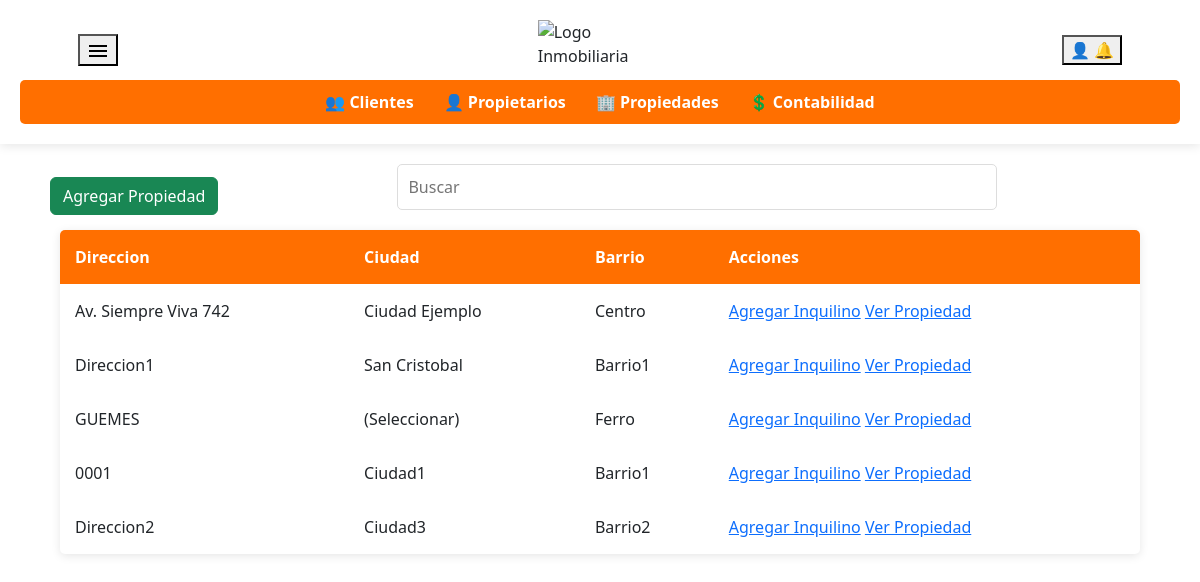
Screenshot of /propiedades.php with the database file from the repository.
### tables this page shows
CREATE TABLE `propiedades` (
  `PropiedadID` int(11) NOT NULL,
  `Fecha` date NOT NULL,
  `Barrio` varchar(100) NOT NULL,
  `Ciudad` varchar(100) NOT NULL,
  `Direccion` varchar(100) NOT NULL,
  `Nro` varchar(20) DEFAULT NULL,
  `Dominio` varchar(50) DEFAULT NULL,
  `NroPartida` varchar(50) DEFAULT NULL,
  `Estado` enum('Alquilada','En Venta') NOT NULL,
  `ClienteID` int(11) DEFAULT NULL
);

### propiedades.php (the view, shortened to what this page needs)
<!DOCTYPE html>
<html lang="es">
<head>
    <link rel="stylesheet" href="https://cdnjs.cloudflare.com/ajax/libs/font-awesome/6.0.0/css/all.min.css">
    <link rel="stylesheet" href="styles.css">
    <link href="https://cdn.jsdelivr.net/npm/bootstrap@5.3.3/dist/css/bootstrap.min.css" rel="stylesheet">
    <link rel="stylesheet" href="//cdn.datatables.net/2.2.2/css/dataTables.dataTables.min.css">
</head>
<body>
    <header>
        <div class="header-content">
            <div class="dropdown">
                <button type="button" data-bs-toggle="dropdown" aria-expanded="false">
                    <svg xmlns="http://www.w3.org/2000/svg" height="24px" viewBox="0 -960 960 960" width="24px" fill="#000000">
                        <path d="M120-240v-80h720v80H120Zm0-200v-80h720v80H120Zm0-200v-80h720v80H120Z"/>
                    </svg>
            </button>
            </div>
            <img src="logo2.png" alt="Logo Inmobiliaria" class="logo">
            <div>
                <div class="dropdown">
                    <button type="button" data-bs-toggle="dropdown" aria-expanded="false">
                        👤
                        🔔
                    </button>
            </div>
        </div>
    </div>
        <nav>
            <ul>
                <li><a href="clientes.php">👥 Clientes</a></li>
                <li><a href="propietarios.php">👤 Propietarios</a></li>
                <li><a href="propiedades.php">🏢 Propiedades</a></li>
                <li><a href="contabilidad.php">💲 Contabilidad</a></li>
            </ul>
        </nav>
    </header>
    <main>
        <div class="main">
            <button type="button" class="btn btn-success alta-cliente" data-bs-toggle="modal" data-bs-target="#exampleModal">
                Agregar Propiedad
            </button>
          <input type="text" id="searchInput" placeholder="Buscar" class="search">
        </div>
        <?php
include 'conexion.php';
$sql = "SELECT * FROM propiedades";
$result = mysqli_query($conn, $sql);
if (mysqli_num_rows($result) > 0) {
    echo '<table id="clientesTable">
            <thead>
                <tr>
                    <th>Direccion</th>
                    <th>Ciudad</th>
                    <th>Barrio</th>
                    <th>Acciones</th>
                </tr>
            </thead>
            <tbody>';
    while ($fila = mysqli_fetch_assoc($result)) {
        echo '<tr>
                <td>' . $fila['Direccion'] . '</td>
                <td>' . $fila['Ciudad'] . '</td>
                <td>' . $fila['Barrio'] . '</td>
                <td>
                    <a href="#">Agregar Inquilino</a>
                    <a href="ver_propiedad.php?id=' . $fila['PropiedadID'] . '">Ver Propiedad</a>
                </td>
              </tr>';
    }
    echo '</tbody>
        </table>';
} else {
    echo 'No se encontraron clientes.';
}
?>
    </main>
</body>
</html>

### styles.css (style rules this page uses)
body { font-family: Arial, sans-serif; margin: 0; padding: 0; }
header { background-color: #ffffff; display: flex; flex-direction: column; align-items: center; padding: 20px; box-shadow: 0 2px 10px rgba(0, 0, 0, 0.1); }
.header-content { display: flex; align-items: center; justify-content: space-between; width: 90%; max-width: 1200px; }
.logo { height: 10%; width: 10%; margin-top: 0%; margin-bottom: 12px; align-items: center; }
nav { width: 100%; background-color: #ff6f00; padding: 10px 0; border-radius: 5px; }
nav ul { list-style: none; display: flex; justify-content: center; padding: 0; margin: 0; }
nav ul li { margin: 0 15px; }
nav ul li a { text-decoration: none; color: white; font-weight: bold; }
svg { cursor: pointer; }
button { cursor: pointer; }
.main { display: block; }
.alta-cliente { background-color: #00c50a; color: white; border: none; padding: 10px 15px; margin: 50px; margin-top: 15px; margin-bottom: 1px; cursor: pointer; border-radius: 5px; }
.search { width: 90%; max-width: 600px; margin: 20px; margin-left: 125px; padding: 10px; border: 1px solid #ddd; border-radius: 5px; }
table { width: 90%; max-width: 1200px; margin: auto; background: white; border-collapse: collapse; box-shadow: 0 2px 10px rgba(0, 0, 0, 0.1); border-radius: 5px; overflow: hidden; margin-bottom: 2%; }
thead { background-color: #ff6f00; color: white; }
th, td { padding: 15px; text-align: left; border-bottom: 1px solid #ddd; }
th { font-weight: bold; }

### rows the page displays
propiedades: Direccion "Av. Siempre Viva 742", Ciudad "Ciudad Ejemplo", Barrio "Centro"
propiedades: Direccion "Direccion1", Ciudad "San Cristobal", Barrio "Barrio1"
propiedades: Direccion "GUEMES", Ciudad "(Seleccionar)", Barrio "Ferro"
propiedades: Direccion "0001", Ciudad "Ciudad1", Barrio "Barrio1"
propiedades: Direccion "Direccion2", Ciudad "Ciudad3", Barrio "Barrio2"
